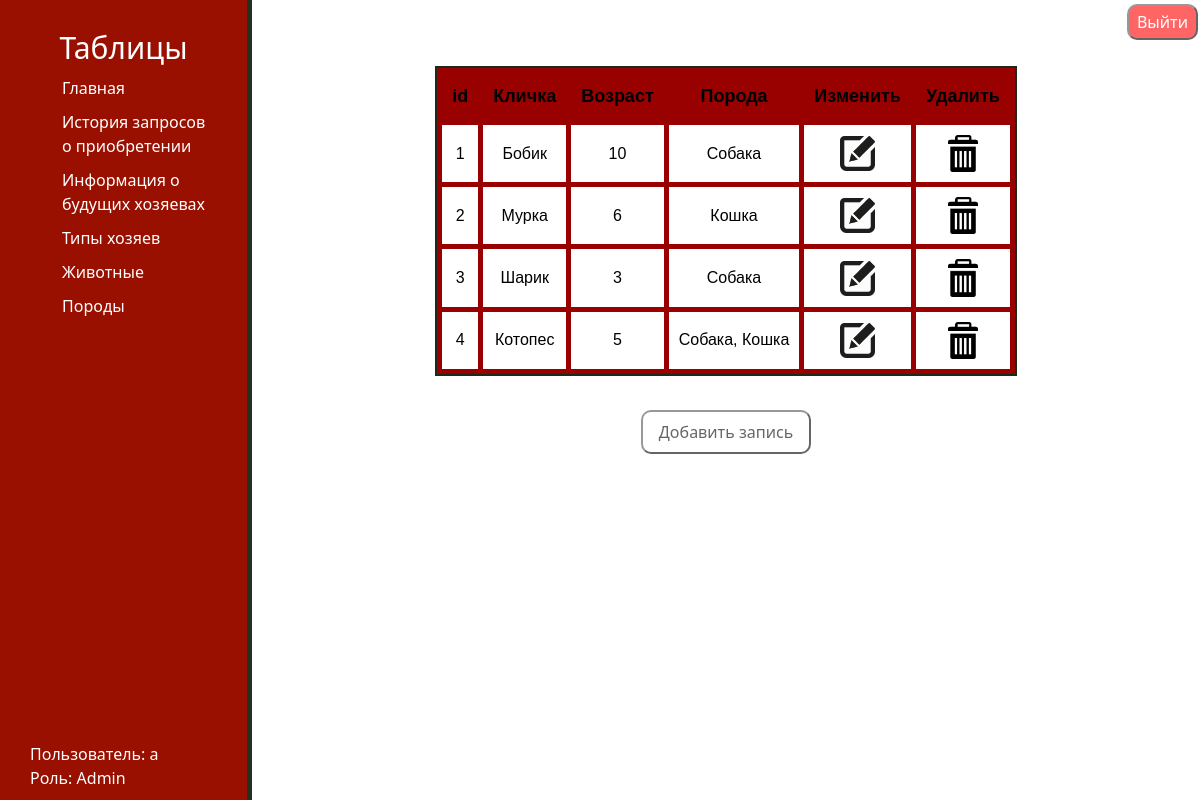
Page /table_show/3 (signed in) on the committed database.
### main/models.py (models this page shows, shortened)
class Bank(models.Model):
    bankName = models.CharField('Название банка', max_length=50)
    address = models.CharField('Адрес', max_length=150)
    bankType = models.ManyToManyField('BankType')############################
    names = ["id", "Кличка", "Возраст", "Порода"]
    class Meta:
        verbose_name = 'Банк'
        verbose_name_plural = 'Банки'

class BankType(models.Model):
    bankType = models.CharField('Порода', max_length=100)
    names = ["id", "Порода"]
    def __str__(self):
        return self.bankType
    class Meta:
        verbose_name = 'Тип банка'
        verbose_name_plural = 'Типы банков'

### main/views.py (the view)
# urls.py: path('table_show/<int:idx>', views.table_view, name='table_show'),
def table_view(request, idx):
    role = get_role(request.user)
    locked_tables = [0, 1]
    if idx in locked_tables and (role == "Client" or role == ""):
        return redirect('/main')
    table = []
    model = [CallHistory, ClientInfo, ClientGroup, Bank, BankType]
    table_name = ["История обращений", "Информация о клиенте", "Группы клиентов", "Банк", "Тип банка"]
    if idx == 0:
        for m in CallHistory.objects.all():
            table.append({"id": m.id, 0: m.fio, 1: m.date, 2: m.text, 3: m.clientId, 4: m.bankId})
    elif idx == 1:
        for m in ClientInfo.objects.all():
            table.append({"id": m.id, 0: m.address, 1: m.age, 2: m.phoneNumber, 3: m.clientId})
    elif idx == 2:
        for m in ClientGroup.objects.all():
            table.append({"id": m.id, 0: m.isRelible, 1: m.isVIP, 2: m.type})
    elif idx == 3:
        for m in Bank.objects.all():
            table.append({"id": m.id, 0: m.bankName, 1: m.address, 3: ", ".join(map(str, m.bankType.all()))})
    elif idx == 4:
        for m in BankType.objects.all():
            table.append({"id": m.id, 0: m.bankType})
    return render(request, 'main/table_show.html',
                  {'table_id': idx,
                   'table': table,
                   'names': model[idx].names,
                   'table_name': table_name[idx],
                   'role': role})

### main/views.py (called while the page is built)
def get_role(user):
    template = ""
    if user.is_authenticated:
        if user.is_superuser:
            template = "Admin"
        elif user.groups.filter(name='Client').exists():
            template = "Client"
        elif user.groups.filter(name='Director').exists():
            template = "Director"
    return template

### main/templates/main/table_show.html (shortened to what this page needs)
{% extends 'main/layout.html' %}
{% load static %}
{% block content %}
    <div class="features">
        <h1>{{table_name}}</h1>
    </div>
    <table border="1">
        <tr>
            {% for name in names %}
            <th>{{ name }}</th>
            {% endfor %}
            {% if user.is_authenticated %}
                {% if role == "Admin" or role == "Director" %}
            <th>Изменить</th>
            <th>Удалить</th>
                {% endif %}
            {% endif %}
        </tr>
            {% for t in table %}
            <tr>
                {% for k, v in t.items %}
                <td> {{v}} </td>
                {% endfor %}
                {% if user.is_authenticated %}
                    {% if role == "Admin" or role == "Director" %}
                <td><center><a href="{% url 'table_change' idx=table_id el=t.id command='edit' %}" id="btn1"><img id="edit" src="{% static 'main/img/edit.png' %}"></a></center></td>
                <td><center><a href="{% url 'table_change' idx=table_id el=t.id command='delete' %}" id="btn2"><img id="delete" src="{% static 'main/img/delete.png' %}"></a></center></td>
                    {% endif %}
                {% endif %}
            </tr>
            {% endfor %}
    </table>
        {% if user.is_authenticated %}
            {% if role == "Admin" or role == "Director" %}
        <div class="center">
            <button id="btn3"><a href="{% url 'table_change' idx=table_id el=0 command='add' %}" >Добавить запись</a></button>
        </div>
        {% endif %}
            {% endif %}
{% endblock %}

### main/templates/main/layout.html (shortened to what this page needs)
{% load static %}
<!doctype html>
<html lang="en">
<head>
    <link rel="stylesheet" href="https://cdn.jsdelivr.net/npm/bootstrap@5.2.3/dist/css/bootstrap.min.css">
    <link rel="stylesheet" href="https://cdn.jsdelivr.net/npm/bootstrap-icons@1.10.2/font/bootstrap-icons.css">
    <link rel="stylesheet" href="{% static 'main/css/main.css' %}">
</head>
<body>
    <aside>
        <h3 id="navigation">Таблицы</h3>
        <ul>
            <a href="{% url 'home' %}"> <li> Главная</li> </a>
            {% if user.is_authenticated %}
                {% if role == "Admin" or role == "Director" %}
                <a href="{% url 'table_show' 0 %}"> <li></i> История запросов о приобретении</li> </a>
                <a href="{% url 'table_show' 1 %}"> <li> Информация о будущих хозяевах</li> </a>
                {% endif %}
            {% endif %}
            <a href="{% url 'table_show' 2 %}"> <li> Типы хозяев</li> </a>
            <a href="{% url 'table_show' 3 %}"> <li> Животные</li> </a>
            <a href="{% url 'table_show' 4 %}"> <li> Породы</li> </a>
        </ul>
        <div id="user">Пользователь: {{user}}<br>
            {% if user.is_authenticated %}
                Роль: {{role}}
            {% endif %}
        </div>
    </aside>
    <main style="height: 100%">
        {% if user.is_authenticated %}
        <div class="reg_log">
            <button id="exitBtn"><a href="{% url 'logout' %}">Выйти</a></button>
        </div>
        {% else %}
        <div class="reg_log">
            <button id="regBtn"><a href="{% url 'registration' %}">Зарегистрироваться</a></button>
            <button id="logBtn"><a href="{% url 'login' %}">Вход</a></button>
        </div>
        {% endif %}
        {% block content %}
        {% endblock %}
    </main>
</body>
</html>

### main/static/main/css/main.css (style rules this page uses)
html { overflow:hidden; overflow-y:hidden; overflow-x:hidden; }
body { background-color: white; }
aside { float: left; background: #991000; width: 21%; padding: 2.5%; height: 100vh; color: white; border-right: 5px solid #243023; }
aside h3 { text-align: center; margin-left: auto; margin-right: auto; font-size: 30px; color: white; }
aside ul { list-style: none }
aside ul li { color: white; display: block; margin-top: 10px; transition: all .2s ease; }
aside ul li, aside ul a { text-decoration: none; }
main .features h1 { float: left; color: white; margin-top: 10px; text-align: center; width: 75%; }
table { margin-left: auto; margin-right: auto; font-family: "Lucida Sans Unicode", "Lucida Grande", Sans-Serif; text-align: left; border-collapse: separate; border-spacing: 5px; background: #990000; color: #000000; border: 2px solid #1e291d; }
table th { font-size: 18px; padding: 10px; text-align:center; }
table td { border-collapse: separate; background: white; padding: 10px; text-align:center; }
#edit { width: 35px; display: block; }
#delete { width: 30px; display: block; }
#btn1 { background: transparent; border: 0px }
#btn2 { background: transparent; border: 0px }
#btn3 { color: black; background: white; padding: 8px 16px; text-align: center; font-size: 16px; margin: 4px 2px; opacity: 0.6; transition: 0.3s; display: inline-block; cursor: pointer; border-radius: 10px; }
#btn3 a { color: black; text-decoration: none; }
#exitBtn { color: black; background: red; padding: 4px 8px; text-align: center; font-size: 16px; margin: 4px 2px; opacity: 0.6; transition: 0.3s; display: inline-block; cursor: pointer; border-radius: 10px; }
#exitBtn a { color: white; text-decoration: none; }
.center { margin-top: 30px; text-align: center; }
.reg_log { position: absolute; right: 0px; }
#user { position:absolute; bottom:10px; }

### rows in the picture
Bank: t "Бобик" "10"
BankType: t "Собака" "Собака"
Bank: t "Мурка"
BankType: t "Кошка"
Bank: t "Шарик"
Bank: t "Котопес"

### other values in the picture
{{ user }} "a"
{{ role }} "Admin"
{{ name }} "id" "Кличка" "Возраст" "Порода"
{{ v }} "1" "2" "6" "3" "3" "4" "5" "Собака, Кошка"
